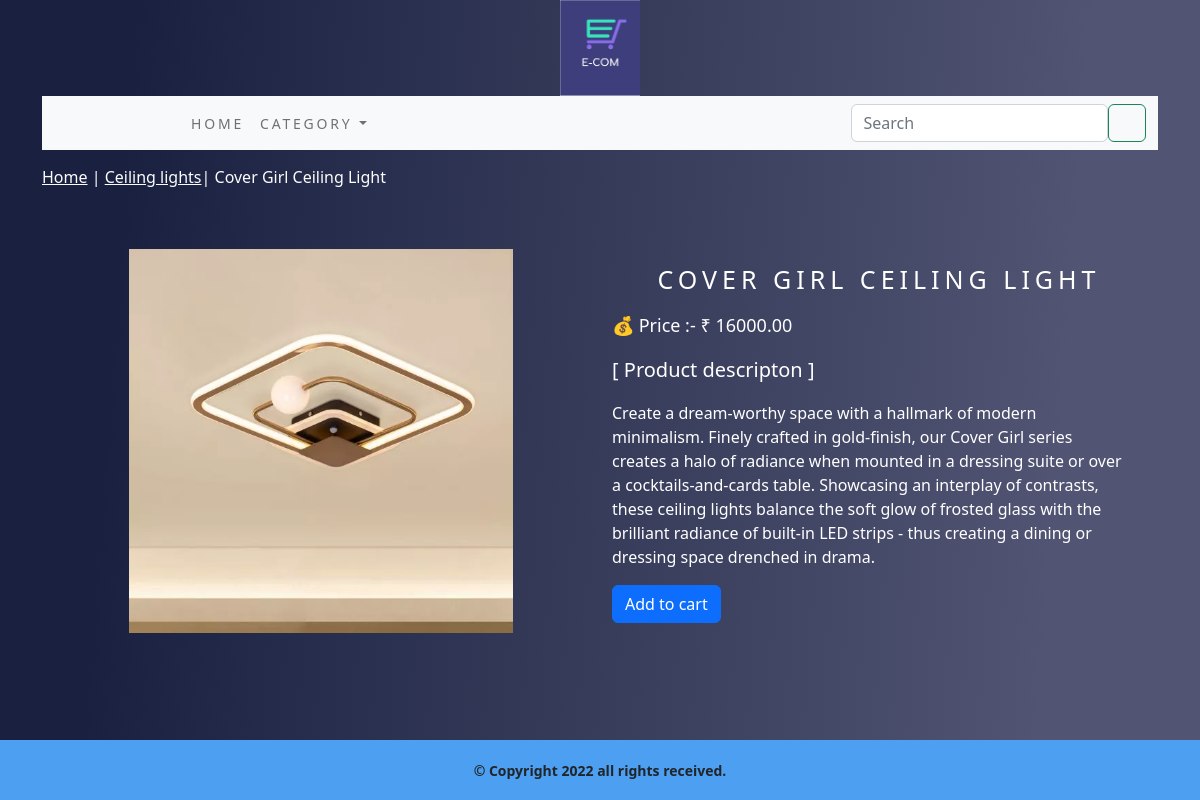
The page /ceiling-lights/cover-girl-ceiling-light/ on the database its author committed.
### shoppingApp/models.py (models this page shows, shortened)
class Product(models.Model):
    name = models.CharField(max_length=250, unique=True)
    slug = models.SlugField(max_length=250, unique=True)
    description = models.TextField(blank=True)
    price = models.DecimalField(max_digits=10, decimal_places=2)
    category = models.ForeignKey(Category,on_delete=models.CASCADE)
    image = models.ImageField(upload_to='product', blank=True)
    stock = models.IntegerField()
    available = models.BooleanField(default=True)
    created = models.DateTimeField(auto_now_add=True)
    updated = models.DateTimeField(auto_now=True)
    class Meta:
        ordering = ('name',)
        verbose_name = 'product'
        verbose_name_plural = 'products'

class Category(models.Model):
    name = models.CharField(max_length=250, unique=True)
    slug = models.SlugField(max_length=250, unique=True)
    description = models.TextField(blank=True)
    image = models.ImageField(upload_to='category', blank=True)
    class Meta:
        ordering = ('name',)
        verbose_name = 'category'
        verbose_name_plural = 'categories'
    def get_url(self):
        return reverse('shoppingApp:products_by_category',args=[self.slug])
    def __str__(self):
        return '{}'.format(self.name)

### shoppingApp/views.py (the view)
# urls.py: path('<slug:c_slug>/<slug:product_slug>/',views.proDetail,name="prodCatDetail"),
def proDetail(request,c_slug,product_slug):
    try:
        product = Product.objects.get(category__slug=c_slug,slug=product_slug)
    except Exception as e:
        raise e
    return render(request,'product.html',{'product':product})

### cart/context_processors.py (called while the page is built)
def counter(request):
    item_count = 0
    if 'admin' in request.path:
        return {}
    else:
        try:
            cart = Cart.objects.filter(cart_id=_cart_id(request))
            cart_items = CartItem.objects.all().filter(cart=cart[:1])
            for cart_item in cart_items:
                item_count += cart_item.quantity
        except Cart.DosesNotExist:
            item_count = 0
    return dict(item_count=item_count)

### cart/views.py (called while the page is built)
def _cart_id(request):
    cart = request.session.session_key
    if not cart:
        cart = request.session.create()
    return cart

### shoppingApp/context_processors.py (called while the page is built)
def menu_links(request):
    links = Category.objects.all()
    return dict(links=links)

### templates/product.html (shortened to what this page needs)
{% extends 'base.html' %}
{% load static %}
{% block content %}
<div class="row prod_row_class">
        <div class="mx_auto">
                <p class="text_clr_pro"><a class="text_clr_pro"  href="{% url 'shoppingApp:allProCat' %}">Home</a> | <a class="text_clr_pro" href="{{ product.category.get_url }}">{{product.category}}</a>| {{product.name}} </p>
        </div>
</div>
<div class="container">
<br>
<div class="row">
        <div class="col-12 col-sm-12 col-md-12 col-lg-6 text-center">
                <div style="min-width: 18rem;">
                        <img class="pro_page_img" src="{{product.image.url}}" alt="{{product.name}}">
                </div>
        </div>
                <div class="col-12 col-sm-12 col-md-12 col-lg-6">
                        <div>
                       <h2 class="prod_name text-center">{{product.name}}</h2>
                       <p class="price">💰 Price :- ₹ {{product.price}}</p>
                       <p class="prod_desc">[ Product descripton ]</p>
                       <p class="prod_text text-justify">{{product.description}}</p>
                       {% if product.stock <= 0 %}
                       <p class="prod_text text-justify"><b>Out of stock</b></p>
                       {% else %}
                       <a href="{% url 'cart:add_cart' product.id %}" class="btn btn-primary">Add to cart</a>
                       {% endif %}
                </div></div>
        </div>
</div><br></div>
{% endblock %}

### static/css/custom.css (style rules this page uses)
html { height: 100%; }
body { background-image: linear-gradient( 94.3deg, rgba(26,33,64,1) 10.9%, rgba(81,84,115,1) 87.1% ); display: flex; flex-direction:column; flex-grow: 1; min-height: 100%; }
.text_clr_pro { color: rgb(252, 252, 252); }
.prod_row_class { padding-top: 15px; padding-bottom: 20px; }
.prod_row_class .mx_auto { font-size: 16px; text-decoration: none; }
.pro_page_img { width: 24rem; }
.prod_name { color: white; font-size: 25px; text-transform: uppercase; letter-spacing: .2em; padding-top: 15px; padding-bottom: 10px; }
.prod_text { padding-right: 20px; color: white; }
.price { color: white; font-size: 18px; }
.prod_desc { color: white; font-size: 20px; }

### rows shown on the page
Product: category "Ceiling lights", name "Cover Girl Ceiling Light", image (picture), name "COVER GIRL CEILING LIGHT", price "16000.00", description "Create a dream-worthy space with a hallmark of modern minimalism. Finely crafted in gold-finish, our Cover Girl series creates a halo of radiance when mounted in a dressing suite or over a cocktails-and-cards table. Showcasing an interplay of contrasts, these ceiling lights balance the soft glow of frosted glass with the brilliant radiance of built-in LED strips - thus creating a dining or dressing space drenched in drama."
